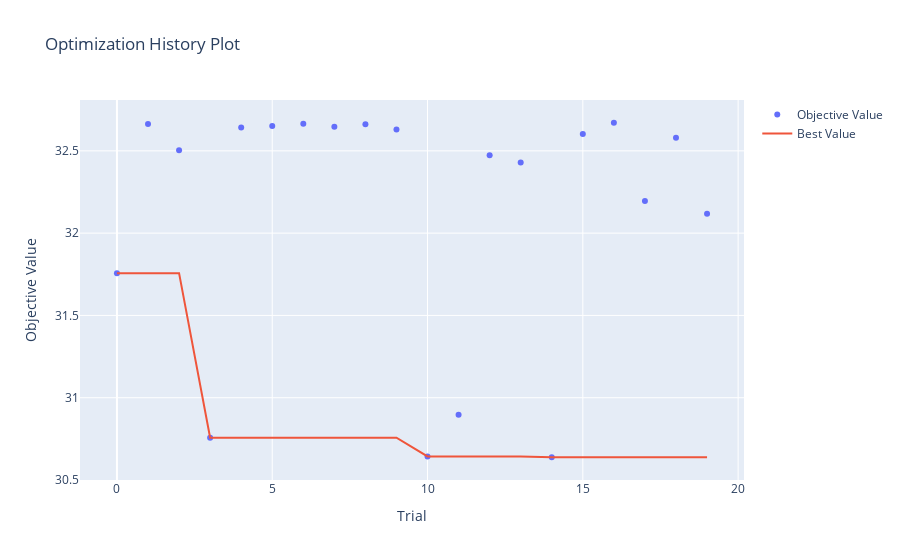
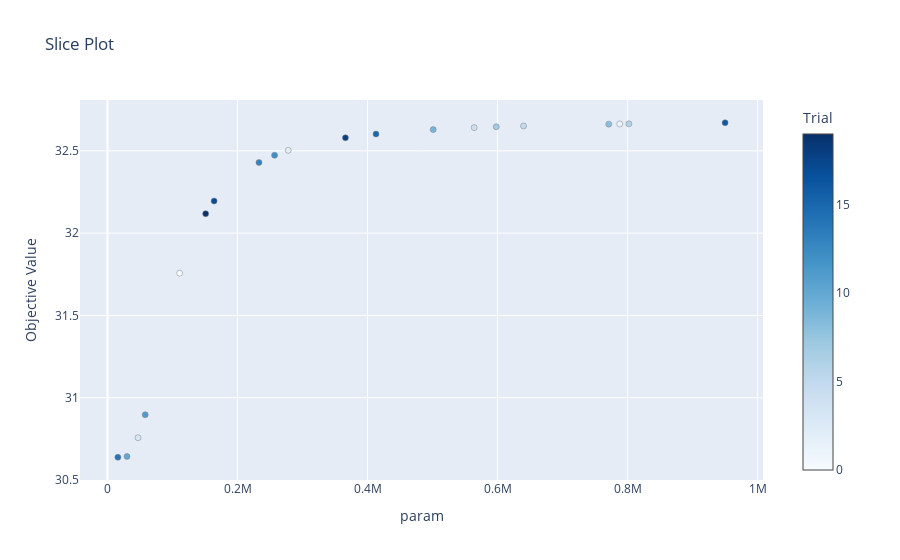
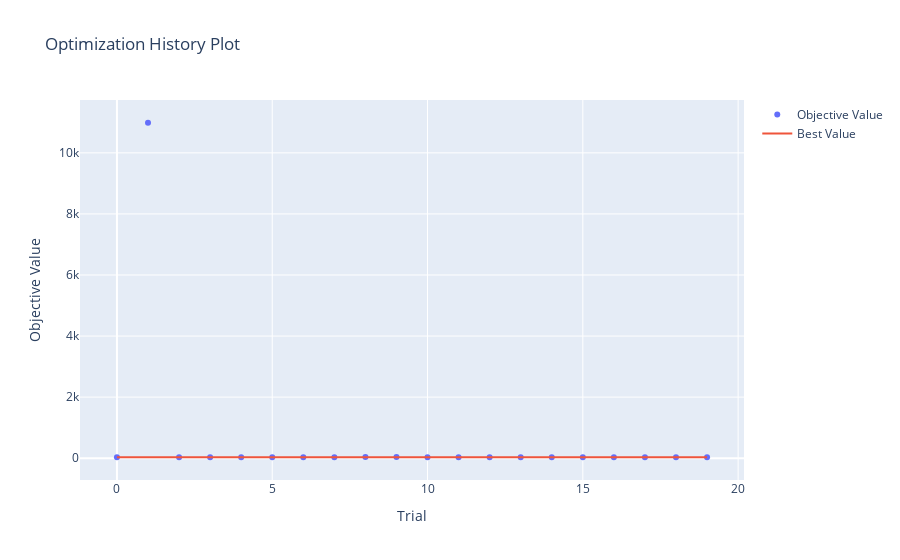
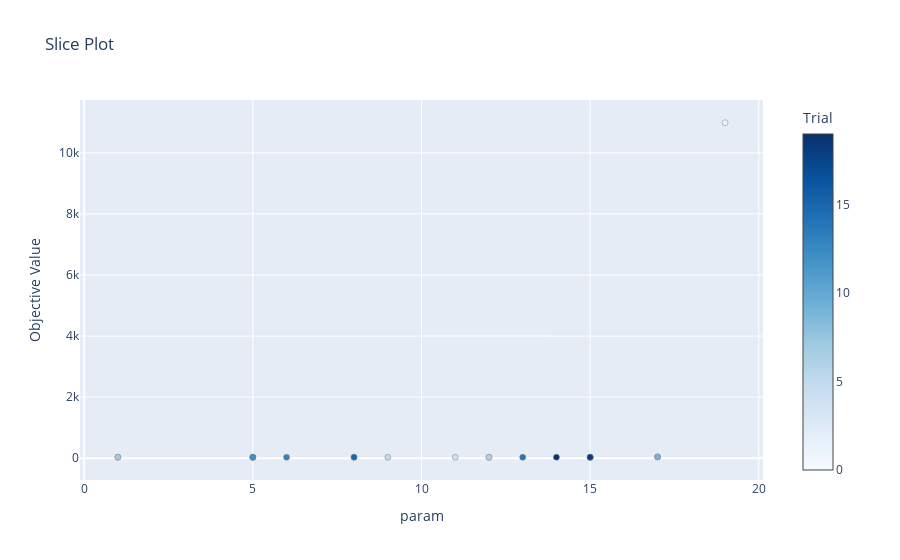

The notebook cell saved with these charts, in order:
### Markdown cell above
#### Optimize methods individually

### Code cell
studies = inv_utils.optimize_regional_loop(20, **kwargs)

### Figure 1 — Plotly figure (JSON) as saved in the notebook; plotly's stock layout.template omitted (floating-point values rounded to 4 significant figures)
{"data": [{"mode": "markers", "name": "Objective Value", "type": "scatter", "x": [0, 1, 2, 3, 4, 5, 6, 7, 8, 9, 10, 11, 12, 13, 14, 15, 16, 17, 18, 19], "y": [31.76, 32.66, 32.5, 30.76, 32.64, 32.65, 32.66, 32.65, 32.66, 32.63, 30.64, 30.9, 32.47, 32.43, 30.64, 32.6, 32.67, 32.19, 32.58, 32.12]}, {"name": "Best Value", "type": "scatter", "x": [0, 1, 2, 3, 4, 5, 6, 7, 8, 9, 10, 11, 12, 13, 14, 15, 16, 17, 18, 19], "y": [31.76, 31.76, 31.76, 30.76, 30.76, 30.76, 30.76, 30.76, 30.76, 30.76, 30.64, 30.64, 30.64, 30.64, 30.64, 30.64, 30.64, 30.64, 30.64, 30.64]}], "layout": {"title": {"text": "Optimization History Plot"}, "xaxis": {"title": {"text": "Trial"}}, "yaxis": {"title": {"text": "Objective Value"}}}}

### Figure 2 — Plotly figure (JSON) as saved in the notebook; plotly's stock layout.template omitted (floating-point values rounded to 4 significant figures)
{"data": [{"marker": {"color": [0, 1, 2, 3, 4, 5, 6, 7, 8, 9, 10, 11, 12, 13, 14, 15, 16, 17, 18, 19], "colorbar": {"title": {"text": "Trial"}, "x": 1, "xpad": 40}, "colorscale": [[0, "rgb(247,251,255)"], [0.125, "rgb(222,235,247)"], [0.25, "rgb(198,219,239)"], [0.375, "rgb(158,202,225)"], [0.5, "rgb(107,174,214)"], [0.625, "rgb(66,146,198)"], [0.75, "rgb(33,113,181)"], [0.875, "rgb(8,81,156)"], [1, "rgb(8,48,107)"]], "line": {"color": "Grey", "width": 0.5}}, "mode": "markers", "showlegend": false, "type": "scatter", "x": [111000, 788000, 278000, 47000, 564000, 640000, 802000, 598000, 771000, 501000, 30000, 58000, 257000, 233000, 16000, 413000, 950000, 164000, 366000, 151000], "y": [31.76, 32.66, 32.5, 30.76, 32.64, 32.65, 32.66, 32.65, 32.66, 32.63, 30.64, 30.9, 32.47, 32.43, 30.64, 32.6, 32.67, 32.19, 32.58, 32.12]}], "layout": {"title": {"text": "Slice Plot"}, "xaxis": {"title": {"text": "param"}}, "yaxis": {"title": {"text": "Objective Value"}}}}

### Figure 3 — Plotly figure (JSON) as saved in the notebook; plotly's stock layout.template omitted (floating-point values rounded to 4 significant figures)
{"data": [{"mode": "markers", "name": "Objective Value", "type": "scatter", "x": [0, 1, 2, 3, 4, 5, 6, 7, 8, 9, 10, 11, 12, 13, 14, 15, 16, 17, 18, 19], "y": [30.67, 10990.0, 31.9, 30.66, 30.61, 30.66, 30.66, 31.9, 42.13, 42.13, 30.63, 30.63, 30.63, 30.62, 30.87, 30.67, 30.48, 30.48, 30.48, 31.22]}, {"name": "Best Value", "type": "scatter", "x": [0, 1, 2, 3, 4, 5, 6, 7, 8, 9, 10, 11, 12, 13, 14, 15, 16, 17, 18, 19], "y": [30.67, 30.67, 30.67, 30.66, 30.61, 30.61, 30.61, 30.61, 30.61, 30.61, 30.61, 30.61, 30.61, 30.61, 30.61, 30.61, 30.48, 30.48, 30.48, 30.48]}], "layout": {"title": {"text": "Optimization History Plot"}, "xaxis": {"title": {"text": "Trial"}}, "yaxis": {"title": {"text": "Objective Value"}}}}

### Figure 4 — Plotly figure (JSON) as saved in the notebook; plotly's stock layout.template omitted (floating-point values rounded to 4 significant figures)
{"data": [{"marker": {"color": [0, 1, 2, 3, 4, 5, 6, 7, 8, 9, 10, 11, 12, 13, 14, 15, 16, 17, 18, 19], "colorbar": {"title": {"text": "Trial"}, "x": 1, "xpad": 40}, "colorscale": [[0, "rgb(247,251,255)"], [0.125, "rgb(222,235,247)"], [0.25, "rgb(198,219,239)"], [0.375, "rgb(158,202,225)"], [0.5, "rgb(107,174,214)"], [0.625, "rgb(66,146,198)"], [0.75, "rgb(33,113,181)"], [0.875, "rgb(8,81,156)"], [1, "rgb(8,48,107)"]], "line": {"color": "Grey", "width": 0.5}}, "mode": "markers", "showlegend": false, "type": "scatter", "x": [8, 19, 1, 12, 11, 9, 12, 1, 17, 17, 5, 5, 5, 6, 13, 8, 15, 15, 15, 14], "y": [30.67, 10990.0, 31.9, 30.66, 30.61, 30.66, 30.66, 31.9, 42.13, 42.13, 30.63, 30.63, 30.63, 30.62, 30.87, 30.67, 30.48, 30.48, 30.48, 31.22]}], "layout": {"title": {"text": "Slice Plot"}, "xaxis": {"title": {"text": "param"}}, "yaxis": {"title": {"text": "Objective Value"}}}}
